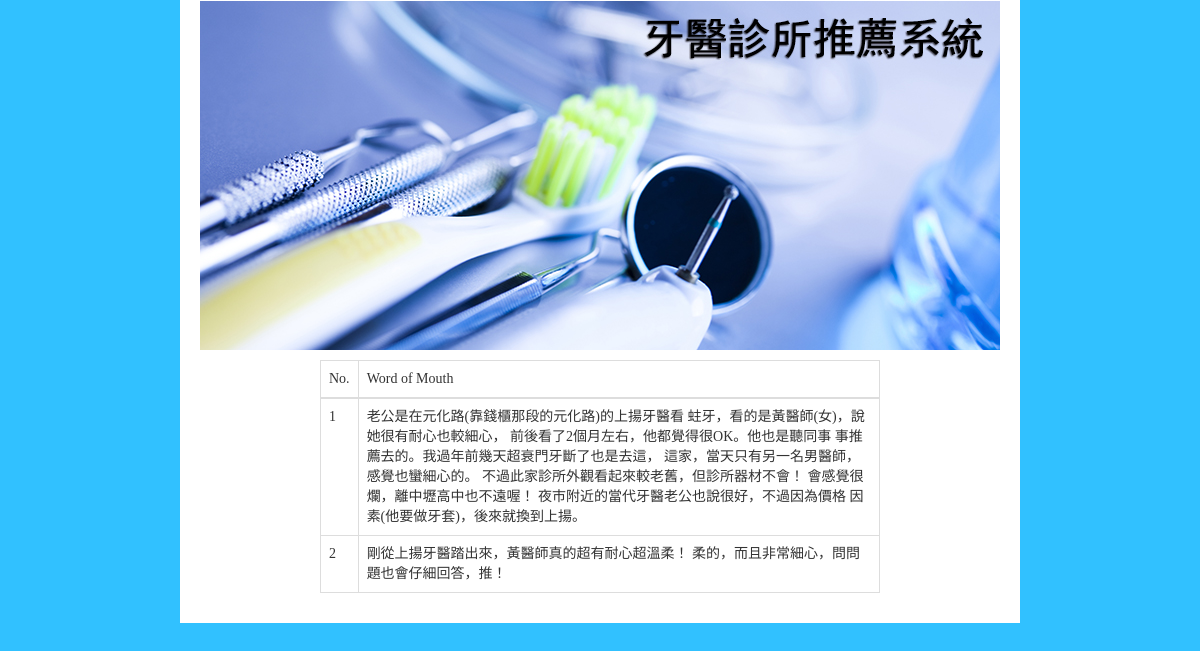
/pr/detail/194/, run on the app's committed database.
### recommendation/models.py (models this page shows, shortened)
class HospitalComment(models.Model):
    hospital = models.ForeignKey(Hospital)
    content = models.TextField(max_length=1000, null=False)

### recommendation/views/views.py (the view)
# urls.py: url(r'^pr/detail/(?P<id>\d+)/$', detail, name='detail'),
def detail(request, id):
    comment = HospitalComment.objects.filter(hospital_id=id)
    return render(request, 'detail.html', {'comment': comment})

### templates/detail.html (shortened to what this page needs)
{% extends 'module/base.html' %}
{% block body %}
    <div align="center">
        <div class="outer">
            <div class="banner"></div>
            <div class="content">
                <table class="table table-bordered" style="width: 70%">
                    <thead>
                    <tr>
                        <td>No.</td>
                        <td>Word of Mouth</td>
                    </tr>
                    </thead>
                    <tbody>
                    {% for c in comment %}
                        <tr>
                            <td>{{ forloop.counter }}</td>
                            <td>{{ c.content }}</td>
                        </tr>
                    {% endfor %}
                    </tbody>
                </table>
            </div>
        </div>
    </div>
{% endblock %}

### static/o/css/densearch.css (style rules this page uses)
.outer { width: 840px; float: none; background-color: #FFFFFF; height:auto; }
.content { width: 800px; float: none; padding-top: 10px; padding-right: 0; padding-bottom: 10px; padding-left: 0; }
.banner { width: 800px; height:350px; float: none; padding-right: 0; padding-bottom: 10px; padding-left: 0; background-image: url('../../img/dentist_banner_background.jpg'); background-position:bottom; background-repeat:no-repeat; }

### data on the page
HospitalComment: content "老公是在元化路(靠錢櫃那段的元化路)的上揚牙醫看 蛀牙，看的是黃醫師(女)，說她很有耐心也較細心， 前後看了2個月左右，他都覺得很OK。他也是聽同事 事推薦去的。我過年前幾天超衰門牙斷了也是去這， 這家，當天只有另一名男醫師，感覺也蠻細心的。 不過此家診所外觀看起來較老舊，但診所器材不會！ 會感覺很爛，離中壢高中也不遠喔！ 夜市附近的當代牙醫老公也說很好，不過因為價格 因素(他要做牙套)，後來就換到上揚。"
HospitalComment: content "剛從上揚牙醫踏出來，黃醫師真的超有耐心超溫柔！ 柔的，而且非常細心，問問題也會仔細回答，推！"
